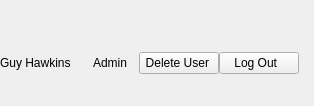
                       <widget class="QFrame" name="profile_top_frame">
                        <layout class="QHBoxLayout" name="profile_top_layout">
                         <property name="spacing">
                          <number>0</number>
                         </property>
                         <property name="leftMargin">
                          <number>0</number>
                         </property>
                         <property name="topMargin">
                          <number>50</number>
                         </property>
                         <property name="rightMargin">
                          <number>15</number>
                         </property>
                         <property name="bottomMargin">
                          <number>30</number>
                         </property>
                         <item alignment="Qt::AlignLeft">
                          <widget class="QFrame" name="profile_top_name_frame">
                           <layout class="QHBoxLayout" name="profile_top_name_layout">
                            <property name="spacing">
                             <number>10</number>
                            </property>
                            <property name="leftMargin">
                             <number>0</number>
                            </property>
                            <property name="topMargin">
                             <number>0</number>
                            </property>
                            <property name="rightMargin">
                             <number>0</number>
                            </property>
                            <property name="bottomMargin">
                             <number>0</number>
                            </property>
                            <item>
                             <widget class="QLabel" name="profile_user_name">
                              <property name="text">
                               <string>Guy Hawkins</string>
                              </property>
                             </widget>
                            </item>
                            <item>
                             <widget class="QLabel" name="profile_role_label">
                              <property name="minimumSize">
                               <size>
                                <width>58</width>
                                <height>26</height>
                               </size>
                              </property>
                              <property name="maximumSize">
                               <size>
                                <width>58</width>
                                <height>26</height>
                               </size>
                              </property>
                              <property name="text">
                               <string>Admin</string>
                              </property>
                              <property name="alignment">
                               <set>Qt::AlignCenter</set>
                              </property>
                             </widget>
                            </item>
                           </layout>
                          </widget>
                         </item>
                         <item alignment="Qt::AlignRight">
                          <widget class="QFrame" name="profile_icon_frame">
                           <layout class="QHBoxLayout" name="profile_icon_layout">
                            <property name="spacing">
                             <number>0</number>
                            </property>
                            <property name="leftMargin">
                             <number>0</number>
                            </property>
                            <property name="topMargin">
                             <number>0</number>
                            </property>
                            <property name="rightMargin">
                             <number>0</number>
                            </property>
                            <property name="bottomMargin">
                             <number>0</number>
                            </property>
                            <item>
                             <widget class="QPushButton" name="profile_delete_butt">
                              <property name="cursor">
                               <cursorShape>PointingHandCursor</cursorShape>
                              </property>
                              <property name="layoutDirection">
                               <enum>Qt::RightToLeft</enum>
                              </property>
                              <property name="text">
                               <string>Delete User </string>
                              </property>
                              <property name="iconSize">
                               <size>
                                <width>24</width>
                                <height>24</height>
                               </size>
                              </property>
                             </widget>
                            </item>
                            <item>
                             <widget class="QPushButton" name="profile_log_out_butt">
                              <property name="cursor">
                               <cursorShape>PointingHandCursor</cursorShape>
                              </property>
                              <property name="layoutDirection">
                               <enum>Qt::RightToLeft</enum>
                              </property>
                              <property name="text">
                               <string>Log Out  </string>
                              </property>
                              <property name="iconSize">
                               <size>
                                <width>16</width>
                                <height>16</height>
                               </size>
                              </property>
                             </widget>
                            </item>
                           </layout>
                          </widget>
                         </item>
                        </layout>
                       </widget>
